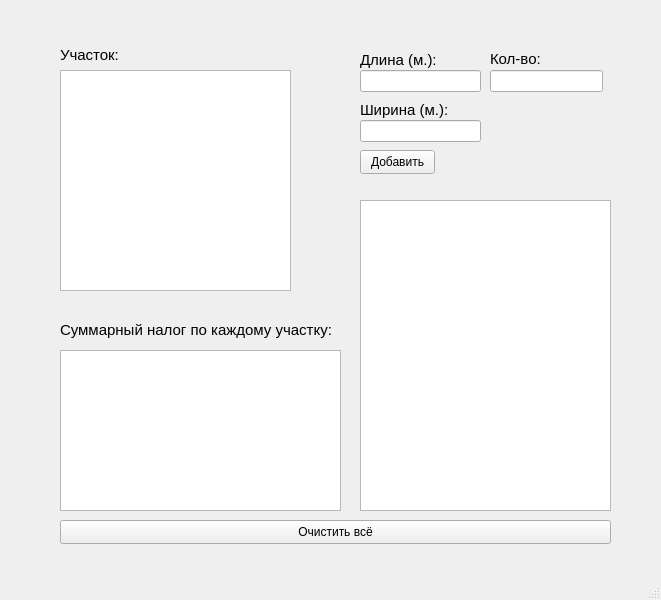
<?xml version="1.0" encoding="UTF-8"?>
<ui version="4.0">
 <class>MainWindow</class>
 <widget class="QMainWindow" name="MainWindow">
  <property name="geometry">
   <rect>
    <x>0</x>
    <y>0</y>
    <width>661</width>
    <height>600</height>
   </rect>
  </property>
  <property name="windowTitle">
   <string>29-30 part 2</string>
  </property>
  <widget class="QWidget" name="centralwidget">
   <widget class="QLabel" name="label">
    <property name="geometry">
     <rect>
      <x>60</x>
      <y>40</y>
      <width>91</width>
      <height>31</height>
     </rect>
    </property>
    <property name="text">
     <string>&lt;html&gt;&lt;head/&gt;&lt;body&gt;&lt;p&gt;&lt;span style=&quot; font-size:11pt;&quot;&gt;Участок:&lt;/span&gt;&lt;/p&gt;&lt;/body&gt;&lt;/html&gt;</string>
    </property>
    <property name="textFormat">
     <enum>Qt::RichText</enum>
    </property>
   </widget>
   <widget class="QListWidget" name="listWidget">
    <property name="geometry">
     <rect>
      <x>60</x>
      <y>70</y>
      <width>231</width>
      <height>221</height>
     </rect>
    </property>
   </widget>
   <widget class="QLabel" name="label_2">
    <property name="geometry">
     <rect>
      <x>60</x>
      <y>320</y>
      <width>281</width>
      <height>20</height>
     </rect>
    </property>
    <property name="text">
     <string>&lt;html&gt;&lt;head/&gt;&lt;body&gt;&lt;p&gt;&lt;span style=&quot; font-size:11pt;&quot;&gt;Суммарный налог по каждому участку:&lt;/span&gt;&lt;/p&gt;&lt;/body&gt;&lt;/html&gt;</string>
    </property>
   </widget>
   <widget class="QListWidget" name="listWidget_2">
    <property name="geometry">
     <rect>
      <x>60</x>
      <y>350</y>
      <width>281</width>
      <height>161</height>
     </rect>
    </property>
   </widget>
   <widget class="QLineEdit" name="lengthEdit">
    <property name="geometry">
     <rect>
      <x>360</x>
      <y>70</y>
      <width>121</width>
      <height>22</height>
     </rect>
    </property>
   </widget>
   <widget class="QLineEdit" name="widthEdit">
    <property name="geometry">
     <rect>
      <x>360</x>
      <y>120</y>
      <width>121</width>
      <height>22</height>
     </rect>
    </property>
   </widget>
   <widget class="QLabel" name="label_3">
    <property name="geometry">
     <rect>
      <x>360</x>
      <y>50</y>
      <width>131</width>
      <height>21</height>
     </rect>
    </property>
    <property name="text">
     <string>&lt;html&gt;&lt;head/&gt;&lt;body&gt;&lt;p&gt;&lt;span style=&quot; font-size:11pt;&quot;&gt;Длина (м.):&lt;/span&gt;&lt;/p&gt;&lt;/body&gt;&lt;/html&gt;</string>
    </property>
   </widget>
   <widget class="QLabel" name="label_4">
    <property name="geometry">
     <rect>
      <x>360</x>
      <y>100</y>
      <width>141</width>
      <height>21</height>
     </rect>
    </property>
    <property name="text">
     <string>&lt;html&gt;&lt;head/&gt;&lt;body&gt;&lt;p&gt;&lt;span style=&quot; font-size:11pt;&quot;&gt;Ширина (м.):&lt;/span&gt;&lt;/p&gt;&lt;/body&gt;&lt;/html&gt;</string>
    </property>
   </widget>
   <widget class="QPushButton" name="pushButton">
    <property name="geometry">
     <rect>
      <x>360</x>
      <y>150</y>
      <width>75</width>
      <height>24</height>
     </rect>
    </property>
    <property name="text">
     <string>Добавить</string>
    </property>
   </widget>
   <widget class="QListWidget" name="listWidget_3">
    <property name="geometry">
     <rect>
      <x>360</x>
      <y>200</y>
      <width>251</width>
      <height>311</height>
     </rect>
    </property>
   </widget>
   <widget class="QPushButton" name="pushButton_2">
    <property name="geometry">
     <rect>
      <x>60</x>
      <y>520</y>
      <width>551</width>
      <height>24</height>
     </rect>
    </property>
    <property name="text">
     <string>Очистить всё</string>
    </property>
   </widget>
   <widget class="QLabel" name="label_5">
    <property name="geometry">
     <rect>
      <x>490</x>
      <y>50</y>
      <width>61</width>
      <height>16</height>
     </rect>
    </property>
    <property name="text">
     <string>&lt;html&gt;&lt;head/&gt;&lt;body&gt;&lt;p&gt;&lt;span style=&quot; font-size:11pt;&quot;&gt;Кол-во:&lt;/span&gt;&lt;/p&gt;&lt;/body&gt;&lt;/html&gt;</string>
    </property>
   </widget>
   <widget class="QLineEdit" name="countEdit">
    <property name="geometry">
     <rect>
      <x>490</x>
      <y>70</y>
      <width>113</width>
      <height>22</height>
     </rect>
    </property>
   </widget>
  </widget>
  <widget class="QMenuBar" name="menubar">
   <property name="geometry">
    <rect>
     <x>0</x>
     <y>0</y>
     <width>661</width>
     <height>22</height>
    </rect>
   </property>
  </widget>
  <widget class="QStatusBar" name="statusbar"/>
 </widget>
 <resources/>
 <connections/>
</ui>
